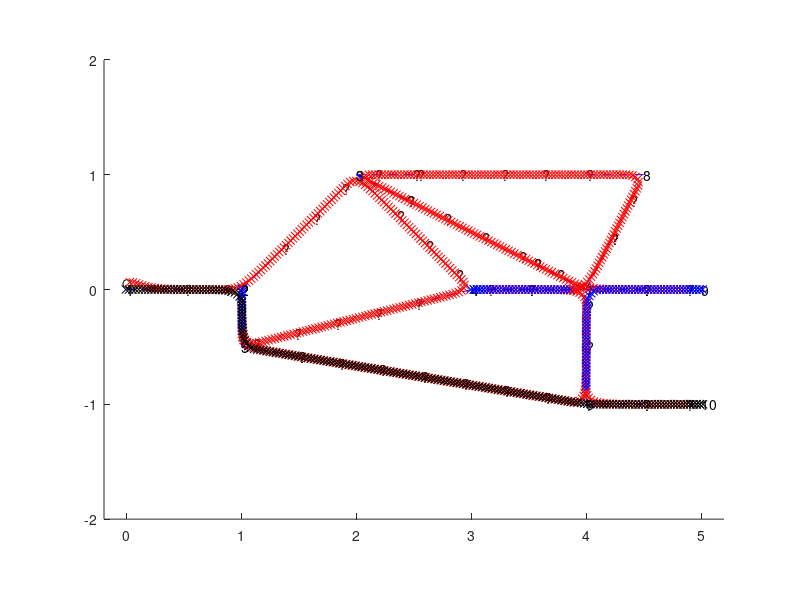

Write the MATLAB code that produced this figure.
function RR_Robot_Maze  % Goal: traverse every path of a maze, build a map, exit once finished.
%% Renaissance Repository, https://github.com/tbewley/RR/tree/main/RR_chap11
%% Copyright 2024 by Thomas Bewley, distributed under BSD 3-Clause License.

% We build up in p a model of all points known so far, and their connectivity,
% using the following data structure for each known point:
% p(i).x         [x1-coordinate,x2-coordinate]                     [vector of 2 reals]
% p(i).n         number of branches from this point                [int]
% p(i).ID        ID of points to which we have travelled from here [vector of p(i).n ints]
% p(i).done      have all branches from here been travelled?       [bool]
% Notes: 1=true, 0=false. As p is built as we go; its ordering is different from truth.

global r L;            % INITIALIZE PARAMETERS OF PATH FOLLOWER (MKS units)
U=2;                   % U=(U_right+U_left)/2 = target forward velocity
ell=.15;               % look ahead distance (increase for smoother, sloppier response)
h=.4; t=0;             % timestep and initial time for time-marching algorithm
r=.035; L=.1;          % wheel radius, and distance between wheels
K=2;                   % Extra gain on feedback (nominally one!)
x=[0;.05;pi/4];        % initial state  x=[r_1,r_2,alpha] (e_1-coord,e_2-coord,angle)
                       % note: angle is positive counter-clockwise (zero to the right)
viz=.5;                % distance ahead that one can see clearly

[truth,D]=InitTruthModel; P=0;       % INITIALIZE TRUTH and IDENTIFY FIRST POINT OF MAZE.
[p,dist,via,C]=SetPoint(D(1).x); text(p(1).x(1),p(1).x(2),'1') % INITIALIZE p, dist, via.
plot(x(1),x(2),'ko'); pause(0.01);

done=0; while (~done | C~=1)
  if P~=0, Px=p(P).x; end, Cx=p(C).x; c='rx';
  D=GetCoordinatesOfPointsAlongVisiblePaths(truth,Cx,viz); % GET PATHS CONNECTING TO C.
  lenD=length(D); lenp=length(p(C).ID); % Number of paths that connect to C, in D and in p.
  if lenD>lenp+1; p(C).done=0; else, p(C).done=1; end % (status AFTER driving next path)
  if lenD>lenp                                        % There are unexplored paths from C.
    for i=lenD:-1:1, explored=0;
      for j=1:lenp, if Angle(D(i).x-Cx,p(p(C).ID(j)).x-Cx)<1e-2; explored=1; break;end,end
      if ~explored, text(D(i).x(1),D(i).x(2),'?'), Tx=D(i).x;  % ASSIGN NEW TARGET POINT
        plot([Cx(1) D(i).x(1)],[Cx(2) D(i).x(2)],'b--') % Draw lines along unexplored paths
      end
    end, confirmed=0; disp(sprintf('There is(are) %d unexplored path(s)',lenD-lenp))
  else,                                              % No more unexplored paths from C.
    done=1; redo=[]; for i=1:length(p), if p(i).done==0, done=0; redo=[redo i]; end, end
    if done, disp('GOING HOME'), T=via(C,1); c='kx'; % Head to home if done or backtrack to
    else, disp('BACKTRACKING'), s=inf; c='bx';       % nearest point with unexplored paths.
      for i=1:length(redo), t=dist(C,redo(i)); if t<s, s=t; T=via(C,redo(i)); end, end
    end, Tx=p(T).x; confirmed=1;
  end
  do180=0; if (P~=0 & (length(D)==1 | Angle(Tx-Cx,Cx-Px)>3))
    do180=1; P=0; Tx=Cx; Cx=Px; confirmed=1;
  end
  if P~=0, check=1; else, check=0; end

  while(1)                          % FOLLOW PATH UNTIL AT (OR NEAR) TARGET.
    if (check)
      s0=Cx-Px; s0=s0/norm(s0);     % Unit vector along trajectory segment from P to C.
      c0=Px-((Px-x(1:2))'*s0)*s0;   % Closest point on segment from P to C to robot.
    end
    s1=Tx-Cx; s1=s1/norm(s1);       % Unit vector along trajectory segment from C to Tx.
    c1=Cx-((Cx-x(1:2))'*s1)*s1;     % Closest point on segment from C to Tx to robot.
    if (confirmed)
      if (do180|(done & T==1)), stoppoint=Tx; else, stoppoint=Cx+s1*(norm(Tx-Cx)-ell); end
      if (c1-stoppoint)'*s1>=0, break, end
    end
    if (check & norm(x(1:2)-c0)>norm(x(1:2)-c1)), check=0; end     % Handle x passing C
    if (~check), g=c1+ell*s1;             % Goal is ell units ahead on segment from Cx->Nx
    else, g=Cx+(ell-norm(Cx-c0))*s1; end  % Goal goes around corner from Px->Cx to Cx->Nx
    d=norm(g-x(1:2));            % Distance from robot's current location to goal point.
    delta=(g(1)-x(1))*sin(x(3))-(g(2)-x(2))*cos(x(3)); % Lateral distance to be moved when
                               % advancing from robot's current location to goal point.
    gamma=-2*delta/d^2;        % 1/gamma = radius of curvature required to intercept goal.
    alphadot=gamma*(U*r); Udiff=K*(L/2)*alphadot/r; % turn rate to turn at desired radius.
    
    f1=RHS(x,U,Udiff);        f2=RHS(x+h*f1/2,U,Udiff);   % SIMULATE SYSTEM WITH RK4
    f3=RHS(x+h*f2/2,U,Udiff); f4=RHS(x+h*f3,U,Udiff);     % (Replace this code chunk with
    x=x+h*(f1/6+(f2+f3)/3+f4/6); t=t+h;                   % application to actual system.)
    plot(x(1),x(2),c); pause(0.01);
    if (~confirmed & norm(c1-Tx)<ell)
       % disp('Updating target point now');
       [Tx,confirmed]=UpdateTargetPoint(truth,Cx,Tx,c1,viz);
       if confirmed, [p,dist,via,T]=SetPoint(Tx,C,p,dist,via);
                     text(p(T).x(1),p(T).x(2),sprintf('%d',T));
       else,         text(Tx(1),Tx(2),'?'), end
    end
  end
  if do180, disp('TURNING A 180 IN PLACE'),
    if x(3)>0, x(3)=x(3)-pi; else, x(3)=x(3)+pi; end, P=0; pause(0.5)
  else, P=C; C=T; end                                     % UPDATE P & C AND REPEAT
  % for i=1:length(p), disp(sprintf('p(%d)',i)), p(i), end, dist, via, pause, % DEBUG CODE
end
end % function RR_Robot_Maze
%%%%%%%%%%%%%%%%%%%%%%%%%%%%%%%%%%%%%%%%%%%%%%%%%%%%%%%%%%%%%%%%%%%%%%%%%%%%%%%%%%%%%%%%%%%
function [p,dist,via,j]=SetPoint(Tx,C,p,dist,via)
% If nargin==1, initialize array p with point Tx.
% Otherwise, add neighbor Tx of point C to array p, update ID field, and dist & via arrays.
if nargin==1, p(1).x=Tx; p(1).n=0; p(1).ID=[]; dist=[0]; via=[0]; j=1;
else
  found=0; for j=1:length(p), if p(j).x==Tx, found=1; break, end, end
  if found, disp(sprintf('Updating point %d',j));
      connected=0; for k=1:p(j).n, if p(j).ID(k)==C, connected=1; break, end, end
      if ~connected, disp('************** LOOP DETECTED ************** ')
        p(j).ID=[p(j).ID C]; p(j).n=p(j).n+1;
        p(C).ID=[p(C).ID j]; p(C).n=p(C).n+1;
        t=norm(p(j).x-p(C).x); dist(j,C)=t; dist(C,j)=t; via(j,C)=C; via(C,j)=j;
        [dist,via]=LoopCheck(dist,via,p,j,C);
      end
  else, j=length(p)+1; disp(sprintf('Creating point %d',j));
      p(j).x=Tx;       p(j).done=0;
      p(j).ID=[        C]; p(j).n=       1;
      p(C).ID=[p(C).ID j]; p(C).n=p(C).n+1;
      t=norm(p(j).x-p(C).x); dist(j,C)=t; dist(C,j)=t; via(j,C)=C; via(C,j)=j;
      for k=1:j-1, if k~=C, t=dist(j,C)+dist(C,k);
         dist(j,k)=t; dist(k,j)=t; via(j,k)=C; via(k,j)=via(k,C);
      end, end
  end
end
end % function SetPoint
%%%%%%%%%%%%%%%%%%%%%%%%%%%%%%%%%%%%%%%%%%%%%%%%%%%%%%%%%%%%%%%%%%%%%%%%%%%%%%%%%%%%%%%%%%%
function [dist,via]=LoopCheck(dist,via,p,A,B,vA,vB)
% The recursive logic that corrects the dist and via arrays when a loop is detected.
if nargin==7, t=dist(A,vA)+dist(vA,vB)+dist(vB,B); else, t=dist(A,B); vA=B; vB=A; end
if t<=dist(A,B), dist(A,B)=t; dist(B,A)=t; via(A,B)=vA; via(B,A)=vB;
  for k=1:p(A).n; if p(A).ID(k)~=vA,  % loop over all over neighbors of A not including vA
    [dist,via]=LoopCheck(dist,via,p,p(A).ID(k),B,A,vB); end, end
  for k=1:p(B).n; if p(B).ID(k)~=vB,  % loop over all over neighbors of B not including vB
    [dist,via]=LoopCheck(dist,via,p,A,p(B).ID(k),vA,B); end, end
end
end % function LoopCheck
%%%%%%%%%%%%%%%%%%%%%%%%%%%%%%%%%%%%%%%%%%%%%%%%%%%%%%%%%%%%%%%%%%%%%%%%%%%%%%%%%%%%%%%%%%%
function a=Angle(v1,v2)         % Calculate the angle between v1 and v2, with 0 <= a <= pi.
a=acos(dot(v1,v2)/(norm(v1)*norm(v2)));            % Note: this is faster than SignedAngle.
end % function Angle
%%%%%%%%%%%%%%%%%%%%%%%%%%%%%%%%%%%%%%%%%%%%%%%%%%%%%%%%%%%%%%%%%%%%%%%%%%%%%%%%%%%%%%%%%%%
function a=SignedAngle(v1,v2)   % Calculate the angle from v1 to v2, with -pi <= a <= pi.
a=atan2(v2(2),v2(1))-atan2(v1(2),v1(1)); if a>pi, a=a-2*pi; elseif a<-pi, a=a+2*pi; end
end % function SignedAngle
%%%%%%%%%%%%%%%%%%%%%%%%%%%%%%%%%%%%%%%%%%%%%%%%%%%%%%%%%%%%%%%%%%%%%%%%%%%%%%%%%%%%%%%%%%%
function [t,D]=InitTruthModel     % Define coordinates and connectivity of actual maze.
t(1 ).x=[ 0 ;  0 ]; t(1 ).ID=[2];       D(1).x=t(1).x;
t(2 ).x=[ 1 ;  0 ]; t(2 ).ID=[1 3 5];
t(3 ).x=[ 2 ;  1 ]; t(3 ).ID=[2 4 6 7];
t(4 ).x=[ 3 ;  0 ]; t(4 ).ID=[3 5 6];
t(5 ).x=[ 1 ; -.5]; t(5 ).ID=[4 2 9];
t(6 ).x=[ 4 ;  0 ]; t(6 ).ID=[4 7 8 9 3];
t(7 ).x=[4.5;  1 ]; t(7 ).ID=[6 3];
t(8 ).x=[ 5 ;  0 ]; t(8 ).ID=[6];
t(9 ).x=[ 4 ; -1 ]; t(9 ).ID=[6 10 5];
t(10).x=[ 5 ; -1 ]; t(10).ID=[9];       clf, hold on; axis equal;PlotMaze(t)
end % function InitTruthModel
%%%%%%%%%%%%%%%%%%%%%%%%%%%%%%%%%%%%%%%%%%%%%%%%%%%%%%%%%%%%%%%%%%%%%%%%%%%%%%%%%%%%%%%%%%%
function D=GetCoordinatesOfPointsAlongVisiblePaths(truth,Cx,d)
% Input:  truth map and coordinates of current node and visibility distance.
% Output: coordinates of first node or (in nargin==2) coordinates of all connecting nodes.
found=0; for i=1:length(truth), if norm(truth(i).x-Cx)<1e-6, found=1; break, end, end
if ~found, disp('CURRENT POINT NOT FOUND!  PROBLEM!'), pause, end
for j=1:length(truth(i).ID), n=norm(truth(truth(i).ID(j)).x-Cx);
  if n<d, D(j).x=truth(truth(i).ID(j)).x;
  else,   s=truth(truth(i).ID(j)).x-Cx; s=s/norm(s); D(j).x=Cx+s*d; end
end
end % function GetCoordinatesOfPointsAlongVisiblePaths
%%%%%%%%%%%%%%%%%%%%%%%%%%%%%%%%%%%%%%%%%%%%%%%%%%%%%%%%%%%%%%%%%%%%%%%%%%%%%%%%%%%%%%%%%%%
function [Tx,confirmed,T]=UpdateTargetPoint(truth,Cx,Tx,c1,d) % Recalculate target
for i=1:length(truth),       if norm(truth(i).x-Cx)<1e-6,                     break,end,end
for j=1:length(truth(i).ID), if Angle(truth(truth(i).ID(j)).x-Cx,Tx-Cx)<1e-2; break,end,end
n=norm(truth(truth(i).ID(j)).x-c1);
if n<d, Tx=truth(truth(i).ID(j)).x;                           confirmed=1;
else,   s=truth(truth(i).ID(j)).x-Cx; s=s/norm(s); Tx=c1+s*d; confirmed=0; end
end % function UpdateTargetPoint
%%%%%%%%%%%%%%%%%%%%%%%%%%%%%%%%%%%%%%%%%%%%%%%%%%%%%%%%%%%%%%%%%%%%%%%%%%%%%%%%%%%%%%%%%%%
function PlotMaze(p)
figure(1); clf; hold on; axis equal; axis([-0.2 5.2 -2 2]);
for i=1:length(p), for j=1:length(p(i).ID), if p(i).ID(j)>i
  plot([p(i).x(1) p(p(i).ID(j)).x(1)],[p(i).x(2) p(p(i).ID(j)).x(2)],'w:')
end, end, end
end % function PlotMaze
%%%%%%%%%%%%%%%%%%%%%%%%%%%%%%%%%%%%%%%%%%%%%%%%%%%%%%%%%%%%%%%%%%%%%%%%%%%%%%%%%%%%%%%%%%%
function rhs=RHS(x,U,Udiff)                      % Auxiliary function used by RK4 routine
global r L; rhs=[r*U*cos(x(3)); r*U*sin(x(3)); r*Udiff/(L/2)];
end % function RHS
